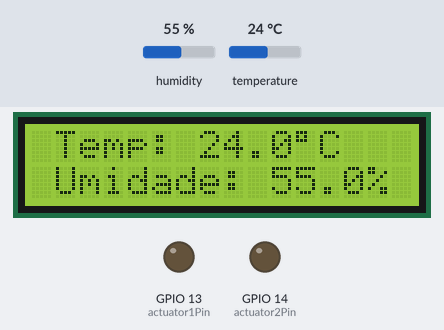
Bench run of a sketch on a simulated ESP32. Shown: 16×2 character LCD, output pins drawn as LEDs (lit = HIGH). Inputs (shaded band) come from the test bench; at power-on: humidity 55 %, temperature 24 °C. WiFi joins after 1.5 s; servers stay silent unless stated; no MQTT or app messages arrive unless stated; what the sketch prints to the serial monitor is not drawn.

Above: at 3.3 s.
3.4 s: humidity set to 69 %
At 8.7 s:
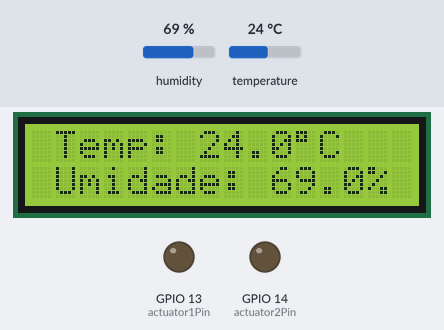
9.0 s: humidity set to 72 %
At 13.4 s:
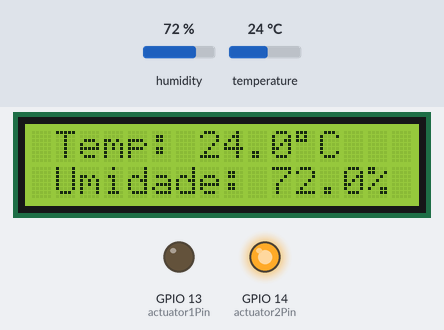
14.3 s: temperature set to 34.7 °C
At 19.4 s:
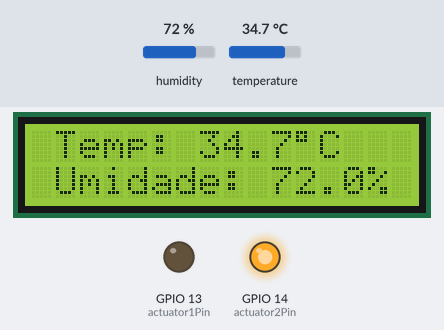
19.7 s: temperature set to 35.8 °C
At 24.0 s:
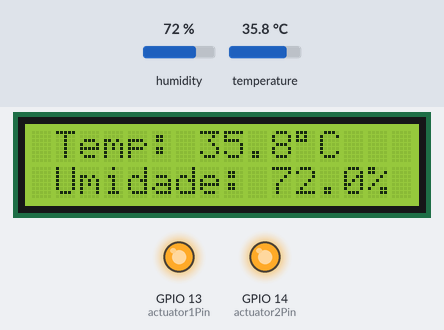
25.0 s: humidity set to 22 %
At 29.9 s:
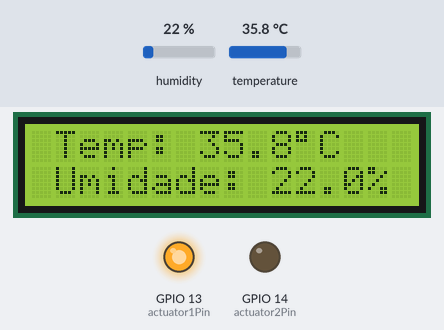
Timing chart, 0 to 31.4 s (numbered marks = the images above; inputs shaded):
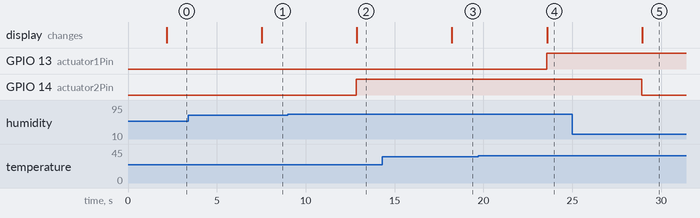

Measured:
- the behaviour switches between 70 and 71 % on humidity (found by bisection; images 1 and 2)
- the behaviour switches between 35 and 35.1 °C on temperature (found by bisection; images 3 and 4)
- after the input at 3.4 s, the display: changes after 4.1 s (image 1)
- after the input at 9.0 s, GPIO 14 (actuator2Pin): LOW → HIGH after 3.9 s; the display: changes after 3.9 s (image 2)
- after the input at 14.3 s, the display: changes after 3.9 s (image 3)
- after the input at 19.7 s, GPIO 13 (actuator1Pin): LOW → HIGH after 3.9 s; the display: changes after 3.9 s (image 4)
- after the input at 25.0 s, GPIO 14 (actuator2Pin): HIGH → LOW after 3.9 s; the display: changes after 3.9 s (image 5)

The sketch:

mqtt-SA3.ino
```cpp
#include <WiFi.h>
#include <PubSubClient.h>
#include "DHTesp.h"
#include <LiquidCrystal_I2C.h>
#include <ThingSpeak.h>


#define I2C_ADDR 0X27
#define LCD_COLUMNS 16
#define LCD_LINES  2

// Informações da rede Wi-Fi
const char* ssid = "Wokwi-GUEST";
const char* password = "";

// Informações do servidor MQTT
const char* mqttServer = "broker.hivemq.com";
const int port = 1883;

// Tópicos MQTT
const char* temperatureTopic = "casa/temperatura";
const char* humidityTopic = "casa/umidade";
const char* actuator1Topic = "casa/acionador1";
const char* actuator2Topic = "casa/acionador2";

// Pinos dos atuadores
const int actuator1Pin = 13;
const int actuator2Pin = 14;

// Pino do sensor DHT
const int DHT_PIN = 15;

unsigned long myChannelNumber = 2;
const char* server = "api.thingspeak.com";
const char* myWriteApiKey = "31NFP9UI9EMX0PAJ";

int tempC;
int umidadeT;

DHTesp dhtSensor;

WiFiClient espClient;
PubSubClient client(espClient);

LiquidCrystal_I2C lcd(I2C_ADDR, LCD_COLUMNS, LCD_LINES);

void setup() {
  Serial.begin(115200);
  connectToWifi();
  connectToMqtt();
  dhtSensor.setup(DHT_PIN, DHTesp::DHT22);

  delay(10);

  lcd.init();
  lcd.backlight();

  pinMode(actuator1Pin, OUTPUT);
  pinMode(actuator2Pin, OUTPUT);

  ThingSpeak.begin(espClient);
}

void loop() {
  client.loop();
  publishTemperatureAndHumidity();
  checkThresholds();
  delay(5000);
}

void connectToWifi() {
  WiFi.begin(ssid, password);

  while (WiFi.status() != WL_CONNECTED) {
    delay(1000);
    Serial.println("Conectando ao Wi-Fi...");
  }

  Serial.println("Conectado ao Wi-Fi");
}

void connectToMqtt() {
  client.setServer(mqttServer, port);
  client.setCallback(callback);

  while (!client.connected()) {
    Serial.println("Conectando ao broker MQTT...");

    if (client.connect("ESP32Client")) {
      Serial.println("Conectado ao broker MQTT");
      client.subscribe(actuator1Topic);
      client.subscribe(actuator2Topic);
    } else {
      Serial.print("Falha na conexão ao broker MQTT. Estado: ");
      Serial.print(client.state());
      Serial.println(" Tentando novamente em 5 segundos...");
      delay(5000);
    }
  }
}

void callback(char* topic, byte* payload, unsigned int length) {
  Serial.print("Mensagem recebida no tópico: ");
  Serial.println(topic);

  String message = "";
  for (int i = 0; i < length; i++) {
    message += (char)payload[i];
  }

  Serial.print("Conteúdo da mensagem: ");
  Serial.println(message);

  // Verificar ação do acionador 1
  if (strcmp(topic, actuator1Topic) == 0) {
    if (message.equals("ON")) {
      digitalWrite(actuator1Pin, HIGH);
      Serial.println("Acionador 1 ligado");
    } else if (message.equals("OFF")) {
      digitalWrite(actuator1Pin, LOW);
      Serial.println("Acionador 1 desligado");
    }
  }

  // Verificar ação do acionador 2
  if (strcmp(topic, actuator2Topic) == 0) {
    if (message.equals("ON")) {
      digitalWrite(actuator2Pin, HIGH);
            Serial.println("Acionador 2 ligado");
    } else if (message.equals("OFF")) {
      digitalWrite(actuator2Pin, LOW);
      Serial.println("Acionador 2 desligado");
    }
  }
}

void publishTemperatureAndHumidity() {
  TempAndHumidity data = dhtSensor.getTempAndHumidity();

  // Publicar temperatura
  String temperaturePayload = String(data.temperature, 1) + "°C";
  client.publish(temperatureTopic, temperaturePayload.c_str());

  // Publicar umidade
  String humidityPayload = String(data.humidity, 1) + "%";
  client.publish(humidityTopic, humidityPayload.c_str());
}

void checkThresholds() {
  TempAndHumidity data = dhtSensor.getTempAndHumidity();

  // Verificar temperatura
  if (data.temperature > 35) {
    digitalWrite(actuator1Pin, HIGH);
    client.publish(actuator1Topic, "ON");
    Serial.println("Acionador 1 ativado (temperatura alta)");
  } else {
    digitalWrite(actuator1Pin, LOW);
    client.publish(actuator1Topic, "OFF");
    Serial.println("Acionador 1 desativado (temperatura normal)");
  }

  // Verificar umidade
  if (data.humidity > 70) {
    digitalWrite(actuator2Pin, HIGH);
    client.publish(actuator2Topic, "ON");
    Serial.println("Acionador 2 ativado (umidade alta)");
  } else {
    digitalWrite(actuator2Pin, LOW);
    client.publish(actuator2Topic, "OFF");
    Serial.println("Acionador 2 desativado (umidade normal)");
  }

  lcd.setCursor(0, 0);
  lcd.print(" Temp: " + String(data.temperature, 1) + "\xDF" + "C");
  lcd.setCursor(0, 1);
  lcd.print(" Umidade: " + String(data.humidity, 1) + "%");

  ThingSpeak.setField(1, data.temperature);
  ThingSpeak.setField(2, data.humidity);

  int x = ThingSpeak.writeFields(myChannelNumber,myWriteApiKey);
}
```
